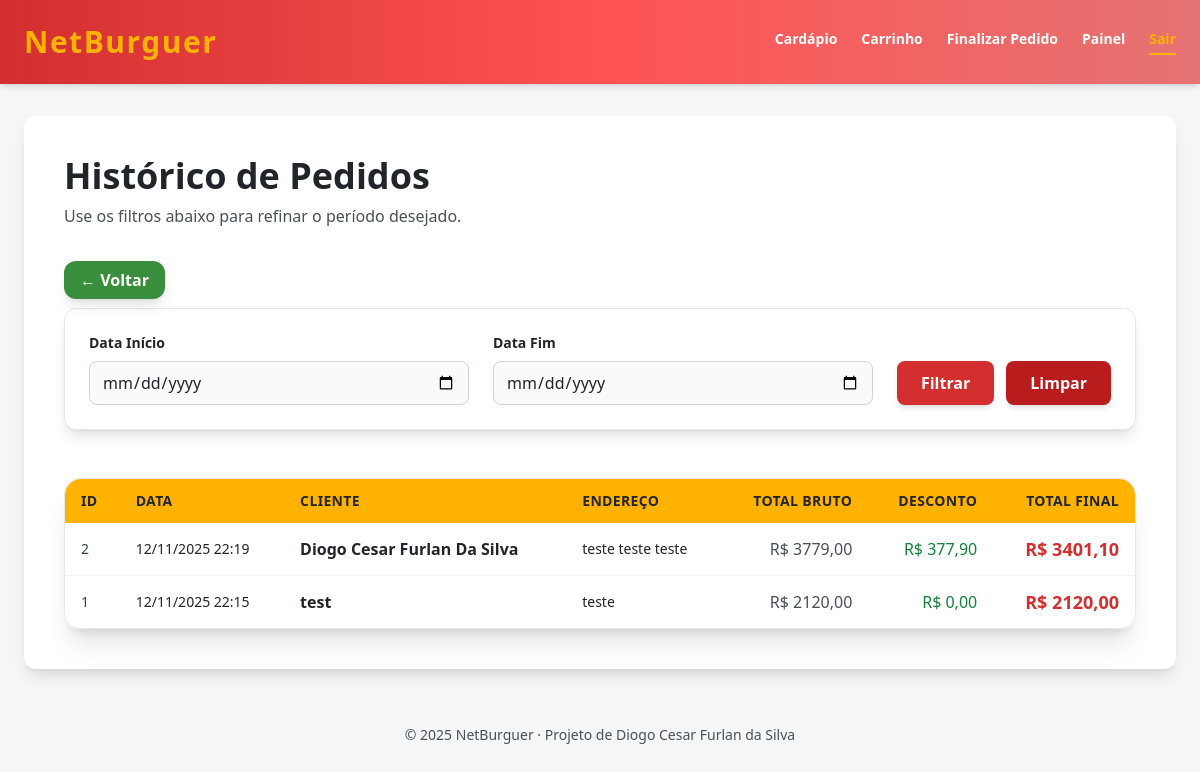
/painel/pedidos/historico/ (signed in), run on an earlier commit of the app's database.
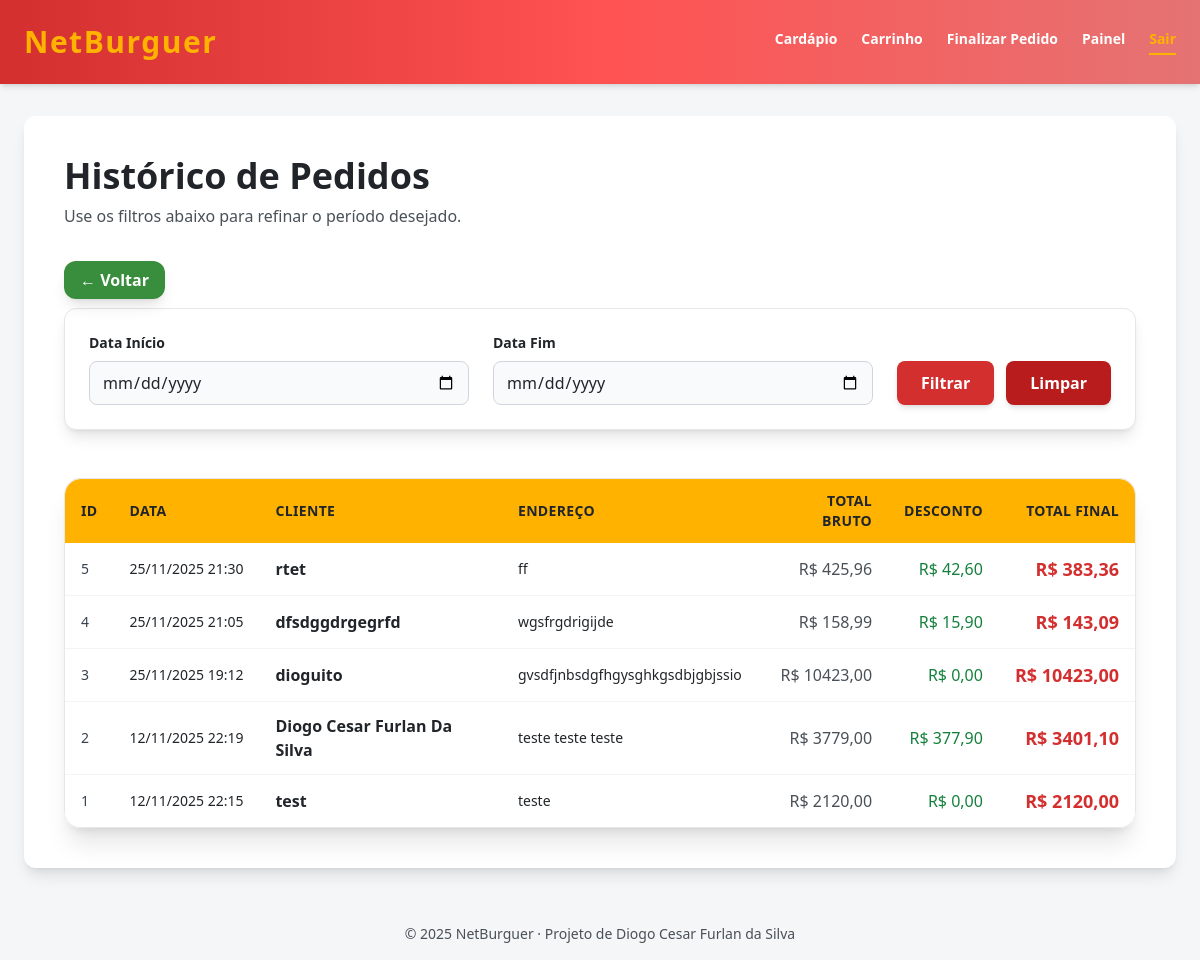
And on a later commit of the database.
### cardapio/models.py (models this page shows, shortened)
class Pedido(models.Model):
    nome_cliente = models.CharField(max_length=100, verbose_name="Nome do Cliente")
    endereco_entrega = models.CharField(max_length=255, verbose_name="Endereço de Entrega")
    data_criacao = models.DateTimeField(default=timezone.now, verbose_name="Data do Pedido")
    total_bruto = models.DecimalField(max_digits=8, decimal_places=2, default=0.00, verbose_name="Total Bruto")
    desconto_aplicado = models.DecimalField(max_digits=8, decimal_places=2, default=0.00, verbose_name="Desconto Aplicado")
    total_final = models.DecimalField(max_digits=8, decimal_places=2, default=0.00, verbose_name="Total Final")
    itens_json = models.TextField(default="[]", verbose_name="Itens do Pedido (JSON)")
    class Meta:
        verbose_name = "Pedido"
        verbose_name_plural = "Pedidos"
        ordering = ['-data_criacao']

### cardapio/views.py (the view)
# urls.py: path('painel/pedidos/historico/', views.historico_pedidos, name='historico_pedidos'),
@login_required
def historico_pedidos(request):
    filtros = {
        'data_inicio': request.GET.get('data_inicio', ''),
        'data_fim': request.GET.get('data_fim', ''),
    }
    try:
        pedidos = Pedido.objects.all().order_by('-data_criacao')
        if filtros['data_inicio']:
            pedidos = pedidos.filter(data_criacao__date__gte=filtros['data_inicio'])
        if filtros['data_fim']:
            pedidos = pedidos.filter(data_criacao__date__lte=filtros['data_fim'])
    except Exception:
        return render(
            request,
            'admin/historico.html',
            {'erro': 'Erro ao carregar historico de pedidos.', 'filtros': filtros},
        )
    context = {'pedidos': pedidos, 'filtros': filtros}
    if not pedidos.exists():
        context['mensagem_vazio'] = 'Nenhum pedido registrado no periodo selecionado.'
    return render(request, 'admin/historico.html', context)

### templates/admin/historico.html (shortened to what the changed rows need)
{% extends "base.html" %}
{% block content %}
    <div class="mb-10">
        <h2 class="text-3xl md:text-4xl font-bold text-preto-texto mb-2">Histórico de Pedidos</h2>
    </div>
    {% if erro %}
        <div class="p-4 rounded-lg font-semibold bg-red-100 text-red-700 border border-red-300 shadow-sm">
            {{ erro }}
        </div>
    {% elif mensagem_vazio %}
        <div class="p-4 rounded-lg font-semibold bg-yellow-100 text-yellow-700 border border-yellow-300 shadow-sm">
            {{ mensagem_vazio }}
        </div>
    {% else %}
        <div class="overflow-x-auto shadow-xl rounded-2xl border border-gray-200">
            <table class="w-full text-left border-collapse">
                <thead class="bg-amarelo-principal text-preto-texto uppercase text-sm font-extrabold tracking-wide">
                    <tr>
                        <th class="py-3 px-4 rounded-tl-2xl">ID</th>
                        <th class="py-3 px-4">Data</th>
                        <th class="py-3 px-4">Cliente</th>
                        <th class="py-3 px-4">Endereço</th>
                        <th class="py-3 px-4 text-right">Total Bruto</th>
                        <th class="py-3 px-4 text-right">Desconto</th>
                        <th class="py-3 px-4 text-right rounded-tr-2xl">Total Final</th>
                    </tr>
                </thead>
                <tbody class="bg-white divide-y divide-gray-100">
                    {% for pedido in pedidos %}
                        <tr class="hover:bg-gray-50 transition duration-150">
                            <td class="py-3 px-4 text-sm font-medium text-gray-700">{{ pedido.id }}</td>
                            <td class="py-3 px-4 text-sm whitespace-nowrap">
                                {{ pedido.data_criacao|date:"d/m/Y H:i" }}
                            </td>
                            <td class="py-3 px-4 font-semibold">{{ pedido.nome_cliente }}</td>
                            <td class="py-3 px-4 text-sm max-w-xs truncate">{{ pedido.endereco_entrega }}</td>
                            <td class="py-3 px-4 text-right text-cinza-texto whitespace-nowrap">
                                R$ {{ pedido.total_bruto|floatformat:2 }}
                            </td>
                            <td class="py-3 px-4 text-right text-green-700 font-medium whitespace-nowrap">
                                R$ {{ pedido.desconto_aplicado|floatformat:2 }}
                            </td>
                            <td class="py-3 px-4 text-right text-lg font-extrabold text-vermelho-principal whitespace-nowrap">
                                R$ {{ pedido.total_final|floatformat:2 }}
                            </td>
                        </tr>
                    {% endfor %}
                </tbody>
            </table>
        </div>
    {% endif %}
{% endblock %}

What changed in the data, as far as the page shows it:
added Pedido: id "5", data_criacao "25/11/2025 21:30", nome_cliente "rtet", endereco_entrega "ff", total_bruto "425,96", desconto_aplicado "42,60", total_final "383,36"
added Pedido: id "4", data_criacao "25/11/2025 21:05", nome_cliente "dfsdggdrgegrfd", endereco_entrega "wgsfrgdrigijde", total_bruto "158,99", desconto_aplicado "15,90", total_final "143,09"
added Pedido: id "3", data_criacao "25/11/2025 19:12", nome_cliente "dioguito", endereco_entrega "gvsdfjnbsdgfhgysghkgsdbjgbjssio", total_bruto "10423,00", desconto_aplicado "0,00", total_final "10423,00"
